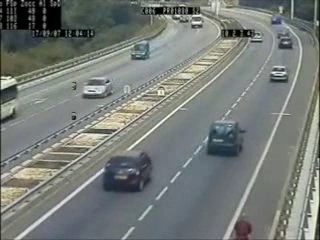
#> input picture frame 75 of OpenCV/video2.avi, 320 x 240 px
$ python car_body_video_detect.py
#> lines starting #> are read from the running program, lines starting #| are printed output that depends on the picture; after the words box and inside, x2 and y2 are one past the last pixel; in counts of white or black regions, pixels touching at a corner belong together
import numpy as np
import cv2

cap = cv2.VideoCapture('video2.avi')
fps = cap.get(cv2.CAP_PROP_FPS)
delay = int(1000/fps)

while(cap.isOpened()):
    ret, frame = cap.read()
#> frame is the input picture: shape (240, 320, 3); mean B, G, R 120, 123.9, 118.8
    #gray = cv2.cvtColor(frame, cv2.COLOR_BGR2GRAY)


    body_cascade_file = "haarcascade_upperbody.xml"
    car_cascade_file = "cars.xml"
    body_cascade = cv2.CascadeClassifier(body_cascade_file)
    car_cascade = cv2.CascadeClassifier(car_cascade_file)

    body_list = body_cascade.detectMultiScale(frame, scaleFactor=1.1, minNeighbors=1, minSize=(5,5))
#> body_list = [[238, 56, 76, 62]]
    car_list = car_cascade.detectMultiScale(frame, scaleFactor=1.1, minNeighbors=1, minSize=(50,50))
#> car_list = [[110, 23, 52, 52], [248, 48, 52, 52], [89, 145, 67, 67], [191, 110, 66, 66], [74, 111, 106, 106]]


    ### body
    if len(body_list) > 0: # 인식된 영역이 있는가?
        print(body_list)
#| [[238  56  76  62]]

        # 영역에 사각형 그리기
        body_color = (0, 0, 255) # 빨간색

        for body in body_list:
            x,y,w,h = body
            cv2.rectangle(frame, (x,y), (x+w, y+h), body_color, thickness=2)
#> this loop made 1 pass
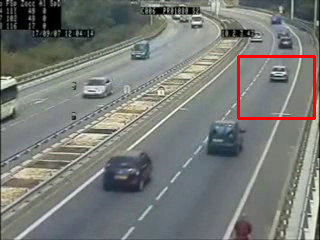
#> frame: shape (240, 320, 3); 1.07% of pixels changed, all inside (x1, y1, x2, y2) = (237, 55, 316, 120)

        #cv2.imwrite("carsdetect-output.avi", frame)

    else: # 인식된 영역이 없는 경우
        print("no body")

    ### car
    if len(car_list) > 0: # 인식된 영역이 있는가?

        print(car_list)
#| [[110  23  52  52]
#|  [248  48  52  52]
#|  [ 89 145  67  67]
#|  [191 110  66  66]
#|  [ 74 111 106 106]]
        # 영역에 사각형 그리기

        car_color = (255, 0, 0 ) #파란색

        for car in car_list:
            x,y,w,h = car
            cv2.rectangle(frame, (x,y), (x+w, y+h), car_color, thickness=2)
#> this loop made 5 passes
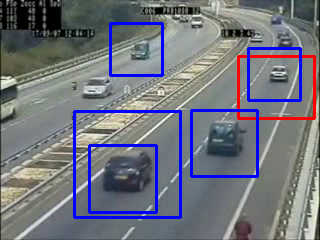
#> frame: shape (240, 320, 3); 5.33% of pixels changed, all inside (x1, y1, x2, y2) = (73, 22, 302, 219)
        #cv2.imwrite("carsdetect-output.avi", frame)

    else: # 인식된 영역이 없는 경우
        print("no car")

    cv2.imshow('frame', frame)

    if cv2.waitKey(1) & 0xFF == ord('q'):
#> (key q is pressed here)
         break

cap.release()
cv2.destroyAllWindows()

$ run again, starting later in the video
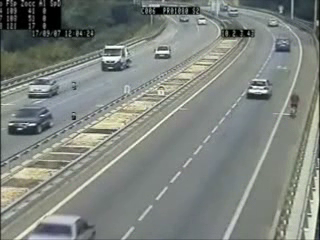
#> input picture frame 337 of OpenCV/video2.avi, 320 x 240 px
#> frame is the input picture: shape (240, 320, 3); mean B, G, R 126.3, 131.7, 126
#> body_list = ()
#> car_list = [[81, 29, 59, 59]]
#| [[81 29 59 59]]
#> the loop `for car in car_list:` made 1 pass
#> after the loop `for car in car_list:`:
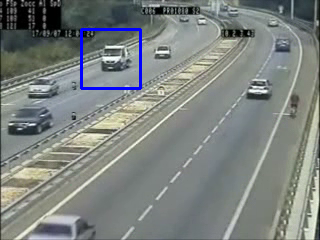
#> frame: shape (240, 320, 3); 0.92% of pixels changed, all inside (x1, y1, x2, y2) = (80, 28, 142, 90)

$ run again, starting later in the video
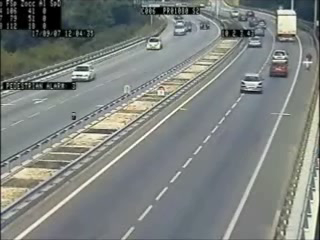
#> input picture frame 600 of OpenCV/video2.avi, 320 x 240 px
#> frame is the input picture: shape (240, 320, 3); mean B, G, R 126.6, 129.8, 124.9
#> body_list = ()
#> car_list = [[27, 47, 61, 61]]
#| [[27 47 61 61]]
#> the loop `for car in car_list:` made 1 pass
#> after the loop `for car in car_list:`:
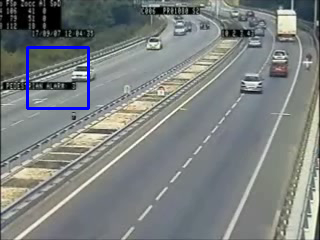
#> frame: shape (240, 320, 3); 0.95% of pixels changed, all inside (x1, y1, x2, y2) = (26, 46, 90, 110)
